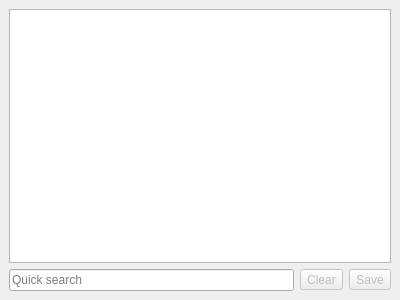
<?xml version="1.0" encoding="UTF-8"?>
<ui version="4.0">
 <class>ConsoleDock</class>
 <widget class="QDockWidget" name="ConsoleDock">
  <property name="geometry">
   <rect>
    <x>0</x>
    <y>0</y>
    <width>400</width>
    <height>300</height>
   </rect>
  </property>
  <property name="windowIcon">
   <iconset theme="terminal">
    <normaloff>.</normaloff>.</iconset>
  </property>
  <property name="windowTitle">
   <string>Messages</string>
  </property>
  <widget class="QWidget" name="dockWidgetContents">
   <layout class="QGridLayout" name="gridLayout">
    <item row="0" column="0" colspan="3">
     <widget class="QTextBrowser" name="textBrowser">
      <property name="autoFormatting">
       <set>QTextEdit::AutoAll</set>
      </property>
     </widget>
    </item>
    <item row="1" column="0">
     <widget class="QLineEdit" name="searchEdit">
      <property name="placeholderText">
       <string>Quick search</string>
      </property>
      <property name="clearButtonEnabled">
       <bool>true</bool>
      </property>
     </widget>
    </item>
    <item row="1" column="1">
     <widget class="QToolButton" name="clearButton">
      <property name="enabled">
       <bool>false</bool>
      </property>
      <property name="text">
       <string>Clear</string>
      </property>
      <property name="icon">
       <iconset theme="edit-clear">
        <normaloff>.</normaloff>.</iconset>
      </property>
     </widget>
    </item>
    <item row="1" column="2">
     <widget class="QToolButton" name="saveButton">
      <property name="enabled">
       <bool>false</bool>
      </property>
      <property name="text">
       <string>Save</string>
      </property>
      <property name="icon">
       <iconset theme="document-save">
        <normaloff>.</normaloff>.</iconset>
      </property>
     </widget>
    </item>
   </layout>
  </widget>
 </widget>
 <tabstops>
  <tabstop>textBrowser</tabstop>
  <tabstop>searchEdit</tabstop>
  <tabstop>clearButton</tabstop>
  <tabstop>saveButton</tabstop>
 </tabstops>
 <resources/>
 <connections/>
</ui>
